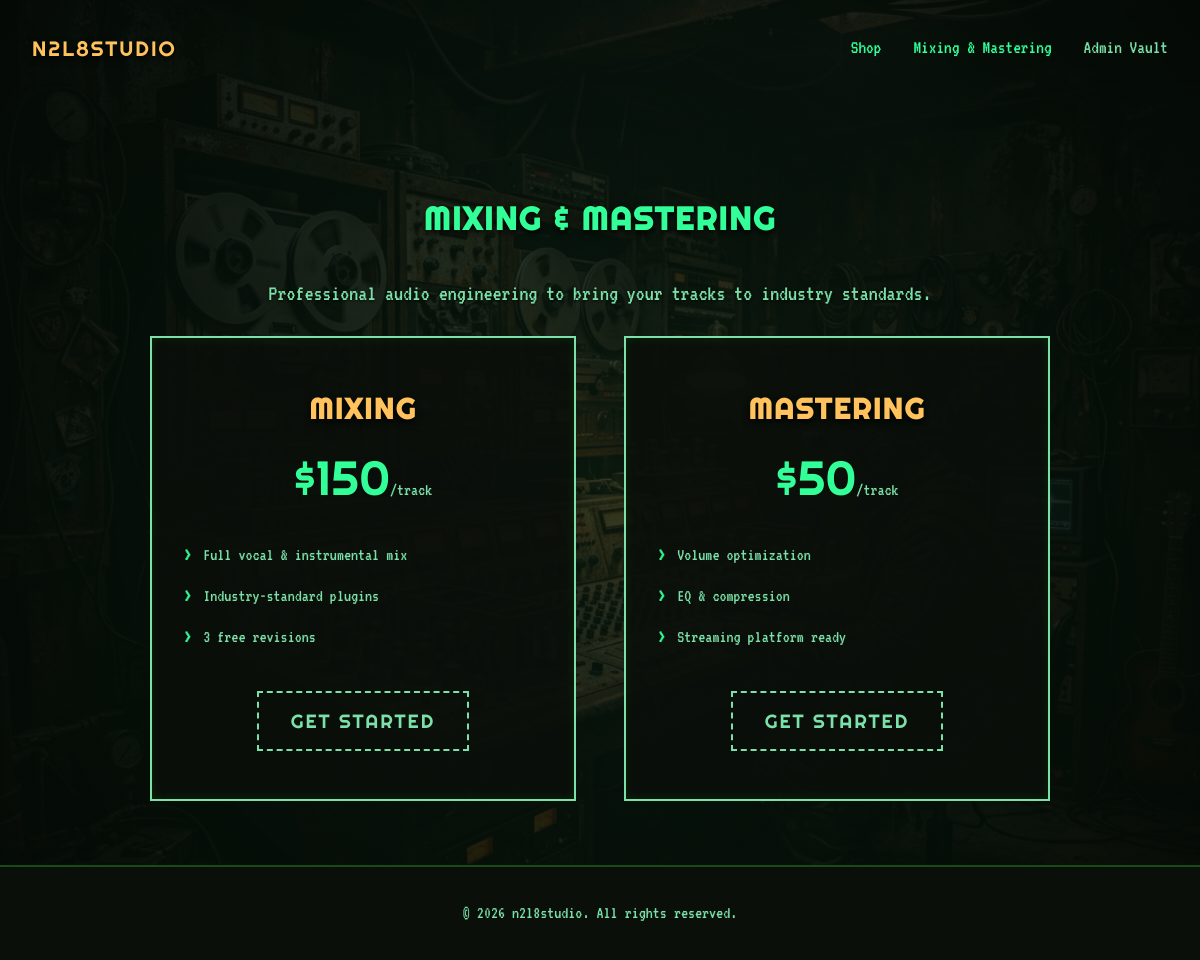
/pricing.html, run on the app's committed database.
### app.py (models this page shows)
class Content(db.Model):
    id          = db.Column(db.Integer, primary_key=True)
    section_key = db.Column(db.String(100), unique=True, nullable=False)
    label       = db.Column(db.String(150), nullable=False)
    text        = db.Column(db.Text, nullable=False)
    page        = db.Column(db.String(50), nullable=False, default='global')

### app.py (the view)
@app.route('/pricing')
@app.route('/pricing.html')
def pricing():
    return render_template('pricing.html')

### app.py (called while the page is built)
@app.context_processor
def inject_content():
    rows = Content.query.all()
    content = {row.section_key: row.text for row in rows}
    return dict(site=content)

### templates/pricing.html (shortened to what this page needs)
<!DOCTYPE html>
<html lang="en">
<head>
    <link rel="stylesheet" href="{{ url_for('static', filename='style.css') }}">
</head>
<body class="page-pricing">
    <header class="hero" style="min-height: auto; padding-bottom: 2rem;">
        <nav>
            <div class="logo-text">n2l8studio</div>
            <ul class="nav-links">
                <li><a href="{{ url_for('shop') }}">{{ site.nav_shop }}</a></li>
                <li><a href="{{ url_for('pricing') }}">{{ site.nav_pricing }}</a></li>
                <li><a href="{{ url_for('login') }}" class="nav-admin-btn">Admin Vault</a></li>
            </ul>
        </nav>
    </header>
    <section id="services" class="services">
        <div class="container">
            <h2>{{ site.pricing_h2 }}</h2>
            <p class="section-desc">{{ site.pricing_desc }}</p>
            <div class="pricing-grid">
                <div class="pricing-card">
                    <h3>{{ site.pricing_mix_title }}</h3>
                    <div class="price">{{ site.pricing_mix_price }}<span>{{ site.pricing_mix_unit }}</span></div>
                    <ul>
                        <li>{{ site.pricing_mix_f1 }}</li>
                        <li>{{ site.pricing_mix_f2 }}</li>
                        <li>{{ site.pricing_mix_f3 }}</li>
                    </ul>
                    <a href="{{ url_for('index') }}#contact" class="cta-btn secondary">Get Started</a>
                </div>
                <div class="pricing-card">
                    <h3>{{ site.pricing_master_title }}</h3>
                    <div class="price">{{ site.pricing_master_price }}<span>{{ site.pricing_master_unit }}</span></div>
                    <ul>
                        <li>{{ site.pricing_master_f1 }}</li>
                        <li>{{ site.pricing_master_f2 }}</li>
                        <li>{{ site.pricing_master_f3 }}</li>
                    </ul>
                    <a href="{{ url_for('index') }}#contact" class="cta-btn secondary">Get Started</a>
                </div>
            </div>
        </div>
    </section>
    <footer>
        <p>{{ site.footer_text }}</p>
    </footer>
</body>
</html>

### static/style.css (style rules this page uses)
:root { --bg-dark: #070a07; --bg-card: #0a0f0a; --text-main: #33ff99; --text-muted: #7be1a8; --brand-dark-red: #1a4a15; --brand-light-red: #33ff99; --accent: #ffc25c; --crt-glow: 0 0 2px rgba(26, 255, 128, 0.4); --pop-shadow: 0 3px 6px rgba(0,0,0,0.9); }
* { margin: 0; padding: 0; box-sizing: border-box; }
html { scroll-behavior: smooth; }
body { font-family: 'VT323', monospace; color: var(--text-main); line-height: 1.6; overflow-x: hidden; font-size: 1.15rem; background-color: var(--bg-dark); }
.page-pricing { background-image: linear-gradient(rgba(7, 10, 7, 0.80), rgba(7, 10, 7, 0.80)), url('studio_bg.png'); background-size: cover; background-attachment: fixed; background-position: center; }
body::after { content: ''; position: fixed; top: 0; left: 0; right: 0; bottom: 0; background: radial-gradient(circle at 50% 50%, rgba(26, 255, 128, 0.05) 0%, rgba(5, 10, 5, 0.85) 100%); z-index: -1; }
h1, h2, h3, .logo-text { font-family: 'Righteous', cursive; text-transform: uppercase; letter-spacing: 2px; text-shadow: var(--pop-shadow); }
.container { max-width: 1000px; margin: 0 auto; padding: 0 1.5rem; }
.hero { min-height: 100vh; display: flex; flex-direction: column; position: relative; }
nav { padding: 2rem; display: flex; justify-content: space-between; align-items: center; max-width: 1200px; margin: 0 auto; width: 100%; }
.logo-text { font-size: 1.3rem; color: var(--accent); text-shadow: var(--pop-shadow); }
.nav-links { display: flex; list-style: none; gap: 2rem; }
.nav-links a { color: var(--text-main); text-decoration: none; font-family: 'VT323', monospace; font-size: 1.2rem; transition: color 0.3s ease, text-shadow 0.3s ease; }
.nav-admin-btn { color: var(--text-muted) !important; border: none !important; padding: 0; font-family: 'VT323', monospace !important; font-size: 1.2rem; letter-spacing: normal; text-transform: none; transition: color 0.3s ease, text-shadow 0.3s ease !important; }
.cta-btn { display: inline-block; padding: 0.8rem 2rem; background: rgba(57, 255, 20, 0.1); color: var(--text-main); font-family: 'Righteous', cursive; text-decoration: none; font-size: 1.2rem; text-transform: uppercase; letter-spacing: 2px; border: 2px solid var(--text-main); transition: all 0.2s ease; box-shadow: inset 0 0 10px rgba(57,255,20,0.2), 0 0 10px rgba(57,255,20,0.2); cursor: pointer; }
.cta-btn.secondary { background: transparent; border: 2px dashed var(--text-muted); box-shadow: none; color: var(--text-muted); }
.section-desc { text-align: center; color: var(--text-muted); margin-bottom: 1.5rem; font-size: 1.4rem; text-shadow: 0 1px 3px rgba(0,0,0,0.8); }
.services { padding: 4rem 0; background-color: transparent; }
.services h2 { font-size: 2rem; text-align: center; margin-bottom: 2rem; }
.pricing-grid { display: grid; grid-template-columns: repeat(auto-fit, minmax(300px, 1fr)); gap: 3rem; max-width: 900px; margin: 0 auto; }
.pricing-card { background: rgba(10, 15, 10, 0.9); padding: 3rem 2rem; border: 2px solid var(--text-muted); text-align: center; transition: transform 0.3s ease, border-color 0.3s ease, box-shadow 0.3s ease; box-shadow: inset 0 0 10px rgba(57,255,20,0.1); }
.pricing-card h3 { font-size: 1.8rem; color: var(--accent); margin-bottom: 0.5rem; }
.pricing-card .price { font-size: 3rem; font-family: 'Righteous', cursive; color: var(--text-main); margin-bottom: 1.5rem; }
.pricing-card .price span { font-size: 1.1rem; color: var(--text-muted); font-family: 'VT323', monospace; }
.pricing-card ul { list-style: none; margin-bottom: 2.5rem; text-align: left; }
.pricing-card ul li { margin-bottom: 0.8rem; padding-left: 1.2rem; position: relative; color: var(--text-muted); font-size: 1.1rem; }
.pricing-card ul li::before { content: '>'; position: absolute; left: 0; color: var(--text-main); font-weight: bold; }
footer { padding: 2rem; text-align: center; background-color: var(--bg-card); color: var(--text-muted); font-size: 1.1rem; border-top: 2px solid var(--brand-dark-red); }

### data on the page
Content: nav_shop "Shop"
Content: nav_pricing "Mixing & Mastering"
Content: pricing_h2 "MIXING & MASTERING"
Content: pricing_desc "Professional audio engineering to bring your tracks to industry standards."
Content: pricing_mix_title "MIXING"
Content: pricing_mix_price "$150"
Content: pricing_mix_unit "/track"
Content: pricing_mix_f1 "Full vocal & instrumental mix"
Content: pricing_mix_f2 "Industry-standard plugins"
Content: pricing_mix_f3 "3 free revisions"
Content: pricing_master_title "MASTERING"
Content: pricing_master_price "$50"
Content: pricing_master_unit "/track"
Content: pricing_master_f1 "Volume optimization"
Content: pricing_master_f2 "EQ & compression"
Content: pricing_master_f3 "Streaming platform ready"
Content: footer_text "© 2026 n2l8studio. All rights reserved."
